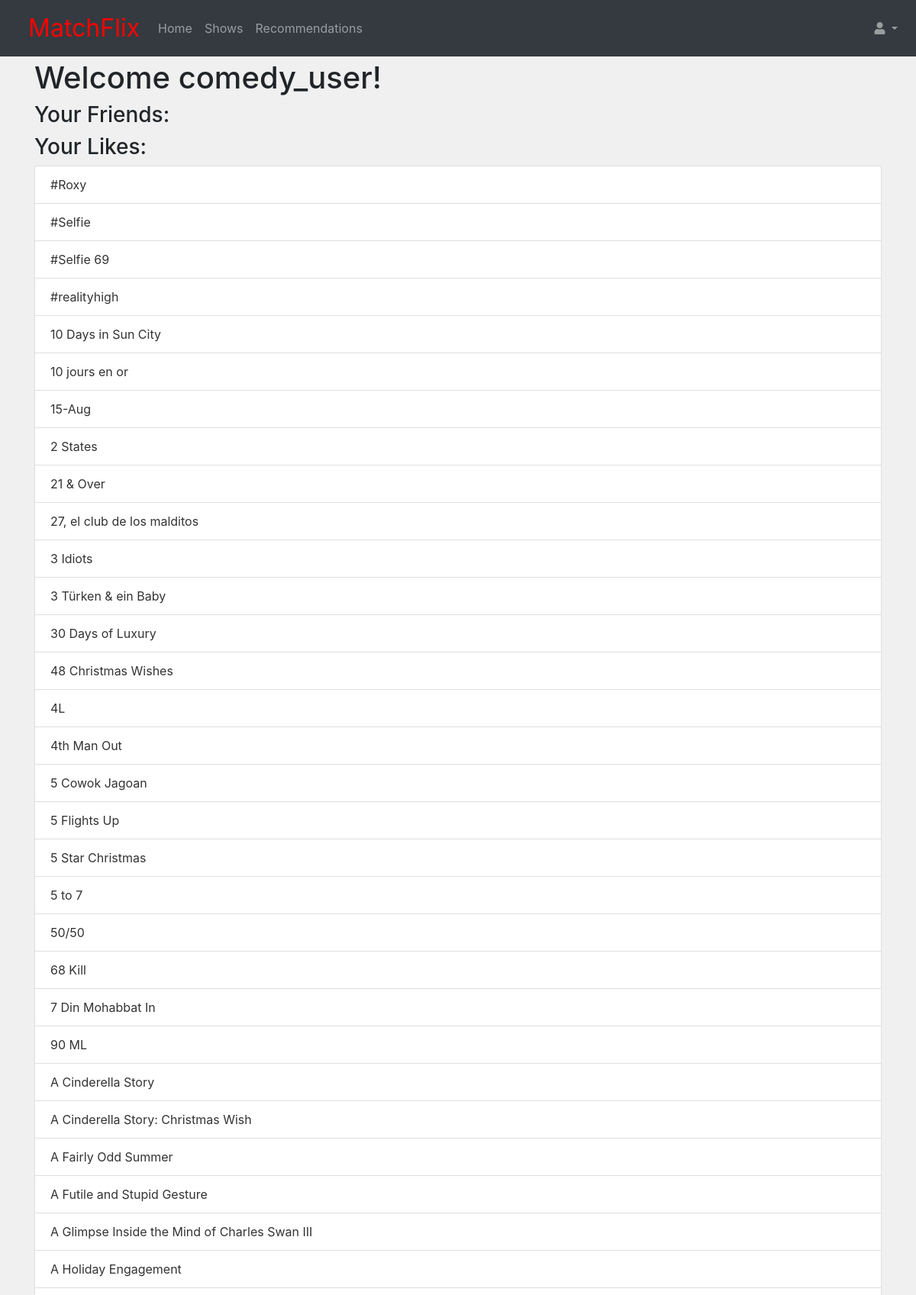
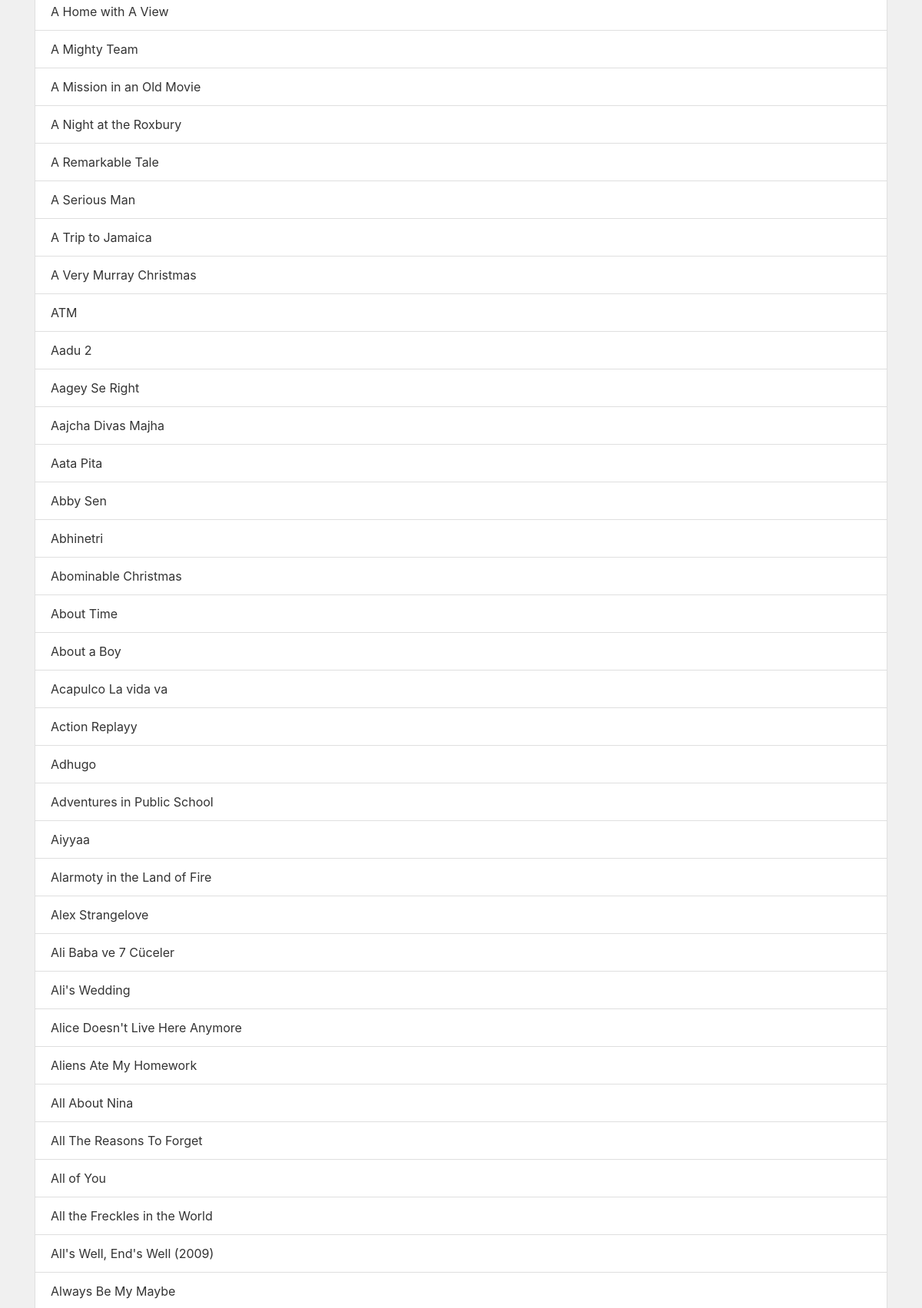
Screenshot of / (signed in, upper part) with the database file from the repository (2 pictures, top to bottom).
### accounts/models.py (models this page shows, shortened)
class Account(AbstractBaseUser, PermissionsMixin):
    email = models.EmailField(unique=True)
    name = models.CharField(max_length=150)
    date_of_birth = models.DateField(blank=True, null=True)
    is_staff = models.BooleanField(default=False)
    is_active = models.BooleanField(default=True)
    date_joined = models.DateTimeField(default=timezone.now)
    last_login = models.DateTimeField(null=True)
    likes = models.ManyToManyField(Show, blank=True)
    friends = models.ManyToManyField('Account', blank=True)
    objects = AccountManager()
    USERNAME_FIELD = 'email'
    REQUIRED_FIELDS = ['name']

### flix/models.py (models this page shows, shortened)
class Show(models.Model):
    show_id = models.CharField(max_length=10)
    is_movie = models.BooleanField(default=False)
    title = models.CharField(max_length=120)
    director = models.CharField(max_length=120)
    release_year = models.IntegerField()
    rating = models.CharField(max_length=50, null=True, blank=True)
    duration = models.CharField(max_length=20)
    description = models.CharField(max_length=250)
    image_url = models.CharField(max_length=50, default='default_image.jpg')
    category = models.ManyToManyField(Category)
    country = models.ManyToManyField(Country)
    class Meta:
        verbose_name_plural = 'Shows'
        ordering = ['title']

### flix/views.py (the view)
# urls.py: path('', dashboard, name='dashboard'),
def dashboard(request):
    return render(request, 'flix/dashboard.html')

### templates/flix/dashboard.html (shortened to what this page needs)
{% extends 'base.html' %}
{% load crispy_forms_tags %}
{% block content %}
<h1>Welcome {{ user.name }}!</h1>
<h3>Your Friends:</h3>
<h3>Your Likes:</h3>
<ul class="list-group">
	{% for show in user.likes.all %}
	<li class="list-group-item">
		<a href="{% url 'detail_view' show.id %}">{{ show.title }}</a>
	</li>
	{% endfor %}
</ul>
{% endblock %}

### templates/base.html (shortened to what this page needs)
{% load static %}
<!DOCTYPE html>
<html lang="en">
<head>
    <link rel="stylesheet" href="https://use.fontawesome.com/releases/v5.2.0/css/all.css"
>
    <link rel="stylesheet" href="https://stackpath.bootstrapcdn.com/bootstrap/4.3.1/css/bootstrap.min.css">
    <link rel="stylesheet" href="https://maxcdn.bootstrapcdn.com/font-awesome/4.7.0/css/font-awesome.min.css">
    <link rel="stylesheet" type="text/css" href="{% static '/css/main.css' %}">
</head>
<body>
  <nav class="mb-1 navbar navbar-expand-md navbar-dark bg-dark">
    <a class="navbar-brand" id="navbar-logo" href="{% url 'dashboard' %}">MatchFlix</a>
    <div class="collapse navbar-collapse" id="navbarSupportedContent-333">
      {% if user.is_authenticated %}
        <ul class="navbar-nav mr-auto">
          <li class="nav-item">
            <a class="nav-link" href="{% url 'dashboard' %}">Home
            </a>
          </li>
          <li class="nav-item">
            <a class="nav-link" href="{% url 'show_search' %}">Shows</a>
          </li>
          <li class="nav-item">
            <a class="nav-link" href="{% url 'recommender_view' %}">Recommendations</a>
          </li>
        </ul>
        <ul class="navbar-nav ml-auto nav-flex-icons">
          <li class="nav-item dropdown">
            <a class="nav-link dropdown-toggle" id="navbarDropdownMenuLink-333" data-toggle="dropdown"
              aria-haspopup="true" aria-expanded="false">
              <i class="fas fa-user"></i>
            </a>
          </li>
        </ul>
      {% endif %}
    </div>
  </nav>
    <main role="main" class="container">
        {% block content %}
        {% endblock %}
    </main>
</body>

### static/css/main.css (style rules this page uses)
body { background-color: #F0F0F0; }
a { color: #333333; transition: color 1s; }
#navbar-logo { color: red; font-size: 2rem; margin-left: 1.75vw; }

### rows the page displays
Account: name "comedy_user"
Show: title "#Selfie"
Show: title "#Selfie 69"
Show: title "#realityhigh"
Show: title "10 Days in Sun City"
Show: title "10 jours en or"
Show: title "15-Aug"
Show: title "27, el club de los malditos"
Show: title "4L"
Show: title "4th Man Out"
Show: title "5 Cowok Jagoan"
Show: title "5 Flights Up"
Show: title "5 to 7"
Show: title "50/50"
Show: title "68 Kill"
Show: title "7 Din Mohabbat In"
Show: title "A Cinderella Story"
Show: title "A Fairly Odd Summer"
Show: title "A Futile and Stupid Gesture"
Show: title "A Glimpse Inside the Mind of Charles Swan III"
Show: title "A Holiday Engagement"
Show: title "A Mighty Team"
Show: title "A Remarkable Tale"
Show: title "A Serious Man"
Show: title "ATM"
Show: title "Aadu 2"
Show: title "Aagey Se Right"
Show: title "Aajcha Divas Majha"
Show: title "Aata Pita"
Show: title "Abby Sen"
Show: title "Abhinetri"
Show: title "Abominable Christmas"
Show: title "Acapulco La vida va"
Show: title "Action Replayy"
Show: title "Adhugo"
Show: title "Aiyyaa"
Show: title "Alex Strangelove"
Show: title "Ali's Wedding"
Show: title "Alice Doesn't Live Here Anymore"
Show: title "Aliens Ate My Homework"
Show: title "All About Nina"
Show: title "All of You"
Show: title "All the Freckles in the World"
Show: title "All's Well, End's Well (2009)"
Show: title "Always Be My Maybe"
